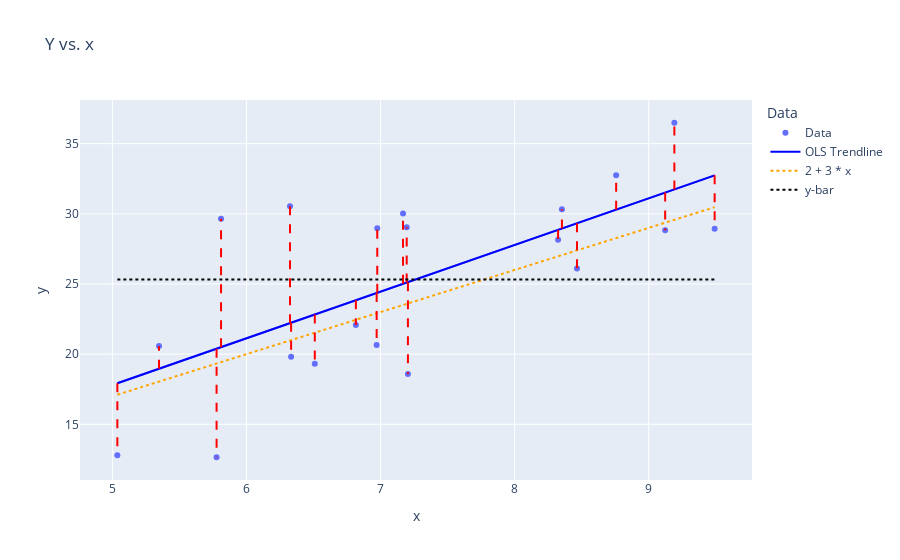

Here is the notebook cell this chart was saved with:
### Markdown cell above
Question 5

The aim of the ordinary least squares (OLS) regression is to find the line that best fits the observed data by minimizing the sum of squared residuals for the purpose of reducing squared errors. A residual is the difference between the Y from sampled data and the predicted Y from the model. Squaring the residuals ensures that they are positive and they won't cancel out in the process of obtaining the sum as well as prevent large errors in the regression line. This would often lead to the regression line to not exactly fit the majority of the datapoints.The red lines on the example model below shows the residuals or how far each point is from the OLS line.

Summary - Code Fix for Plotly Error:

You encountered an error related to mismatched column names in the DataFrame. I corrected the code by ensuring that the column names were consistent ('y' instead of 'Y') and provided a working version of the code. This fixed the issue, and now the plot includes observed data, the fitted model, residuals, and other relevant lines.

https://chatgpt.com/share/672d69d9-dce4-8004-bbb9-b56bca1b25b9

### Code cell
import scipy.stats as stats
import numpy as np
import pandas as pd
import statsmodels.formula.api as smf
import plotly.express as px

# Parameters for the theoretical model
n, x_min, x_range, beta0, beta1, sigma = 20, 5, 5, 2, 3, 5

# Generate data
x = stats.uniform(x_min, x_range).rvs(size=n)  # Uniformly distributed x values
errors = stats.norm(loc=0, scale=sigma).rvs(size=n)  # Normally distributed errors
Y = beta0 + beta1 * x + errors  # Linear model with noise

# Create DataFrame
df = pd.DataFrame({'x': x, 'y': Y})  # Make sure the column names are consistent

# Fit the model using statsmodels
model_data_specification = smf.ols("y ~ x", data=df)  # Use 'y' as column name here
fitted_model = model_data_specification.fit()  # Fit the model

# Add a column to the DataFrame for legend purposes
df['Data'] = 'Data'

# Plotting the data points and the fitted model
fig = px.scatter(df, x='x', y='y', color='Data', trendline='ols', title='Y vs. x')

# Add the fitted trendline manually
fig.add_scatter(x=df['x'], y=fitted_model.fittedvalues, 
                line=dict(color='blue'), name="OLS Trendline")

# Add the theoretical line (orange dotted line)
x_range_vals = np.array([df['x'].min(), df['x'].max()])
y_line = beta0 + beta1 * x_range_vals
fig.add_scatter(x=x_range_vals, y=y_line, mode='lines', 
                name=f'{beta0} + {beta1} * x', 
                line=dict(dash='dot', color='orange'))

# Add vertical lines for residuals
for i in range(len(df)):
    fig.add_scatter(x=[df['x'][i], df['x'][i]], 
                    y=[fitted_model.fittedvalues[i], df['y'][i]], 
                    mode='lines', 
                    line=dict(color='red', dash='dash'), 
                    showlegend=False)

# Add a horizontal line for the mean of y (y-bar)
fig.add_scatter(x=x_range_vals, y=[df['y'].mean()] * 2, mode='lines',
                line=dict(color='black', dash='dot'), name='y-bar')

# Show the plot
fig.show(render='png')

### Figure 1 — Plotly figure (JSON) as saved in the notebook; plotly's stock layout.template omitted (floating-point values rounded to 4 significant figures)
{"data": [{"hovertemplate": "Data=Data<br>x=%{x}<br>y=%{y}<extra></extra>", "legendgroup": "Data", "marker": {"color": "#636efa", "symbol": "circle"}, "mode": "markers", "name": "Data", "orientation": "v", "showlegend": true, "type": "scatter", "x": [6.51, 9.191, 7.195, 9.123, 6.975, 5.81, 5.348, 5.777, 8.465, 7.168, 8.324, 8.757, 6.816, 5.037, 6.971, 6.325, 8.353, 7.204, 6.333, 9.492], "xaxis": "x", "y": [19.31, 36.49, 29.04, 28.83, 28.97, 29.66, 20.57, 12.65, 26.11, 30.02, 28.15, 32.75, 22.08, 12.79, 20.66, 30.54, 30.32, 18.58, 19.82, 28.94], "yaxis": "y"}, {"hovertemplate": "<b>OLS trendline</b><br>y = 3.32618 * x + 1.17086<br>R<sup>2</sup>=0.456546<br><br>Data=Data<br>x=%{x}<br>y=%{y} <b>(trend)</b><extra></extra>", "legendgroup": "Data", "marker": {"color": "#636efa", "symbol": "circle"}, "mode": "lines", "name": "Data", "showlegend": false, "type": "scatter", "x": [5.037, 5.348, 5.777, 5.81, 6.325, 6.333, 6.51, 6.816, 6.971, 6.975, 7.168, 7.195, 7.204, 8.324, 8.353, 8.465, 8.757, 9.123, 9.191, 9.492], "xaxis": "x", "y": [17.93, 18.96, 20.39, 20.5, 22.21, 22.24, 22.82, 23.84, 24.36, 24.37, 25.01, 25.1, 25.13, 28.86, 28.95, 29.33, 30.3, 31.51, 31.74, 32.74], "yaxis": "y"}, {"line": {"color": "blue"}, "name": "OLS Trendline", "type": "scatter", "x": [6.51, 9.191, 7.195, 9.123, 6.975, 5.81, 5.348, 5.777, 8.465, 7.168, 8.324, 8.757, 6.816, 5.037, 6.971, 6.325, 8.353, 7.204, 6.333, 9.492], "y": [22.82, 31.74, 25.1, 31.51, 24.37, 20.5, 18.96, 20.39, 29.33, 25.01, 28.86, 30.3, 23.84, 17.93, 24.36, 22.21, 28.95, 25.13, 22.24, 32.74]}, {"line": {"color": "orange", "dash": "dot"}, "mode": "lines", "name": "2 + 3 * x", "type": "scatter", "x": [5.037, 9.492], "y": [17.11, 30.47]}, {"line": {"color": "red", "dash": "dash"}, "mode": "lines", "showlegend": false, "type": "scatter", "x": [6.51, 6.51], "y": [22.82, 19.31]}, {"line": {"color": "red", "dash": "dash"}, "mode": "lines", "showlegend": false, "type": "scatter", "x": [9.191, 9.191], "y": [31.74, 36.49]}, {"line": {"color": "red", "dash": "dash"}, "mode": "lines", "showlegend": false, "type": "scatter", "x": [7.195, 7.195], "y": [25.1, 29.04]}, {"line": {"color": "red", "dash": "dash"}, "mode": "lines", "showlegend": false, "type": "scatter", "x": [9.123, 9.123], "y": [31.51, 28.83]}, {"line": {"color": "red", "dash": "dash"}, "mode": "lines", "showlegend": false, "type": "scatter", "x": [6.975, 6.975], "y": [24.37, 28.97]}, {"line": {"color": "red", "dash": "dash"}, "mode": "lines", "showlegend": false, "type": "scatter", "x": [5.81, 5.81], "y": [20.5, 29.66]}, {"line": {"color": "red", "dash": "dash"}, "mode": "lines", "showlegend": false, "type": "scatter", "x": [5.348, 5.348], "y": [18.96, 20.57]}, {"line": {"color": "red", "dash": "dash"}, "mode": "lines", "showlegend": false, "type": "scatter", "x": [5.777, 5.777], "y": [20.39, 12.65]}, {"line": {"color": "red", "dash": "dash"}, "mode": "lines", "showlegend": false, "type": "scatter", "x": [8.465, 8.465], "y": [29.33, 26.11]}, {"line": {"color": "red", "dash": "dash"}, "mode": "lines", "showlegend": false, "type": "scatter", "x": [7.168, 7.168], "y": [25.01, 30.02]}, {"line": {"color": "red", "dash": "dash"}, "mode": "lines", "showlegend": false, "type": "scatter", "x": [8.324, 8.324], "y": [28.86, 28.15]}, {"line": {"color": "red", "dash": "dash"}, "mode": "lines", "showlegend": false, "type": "scatter", "x": [8.757, 8.757], "y": [30.3, 32.75]}, {"line": {"color": "red", "dash": "dash"}, "mode": "lines", "showlegend": false, "type": "scatter", "x": [6.816, 6.816], "y": [23.84, 22.08]}, {"line": {"color": "red", "dash": "dash"}, "mode": "lines", "showlegend": false, "type": "scatter", "x": [5.037, 5.037], "y": [17.93, 12.79]}, {"line": {"color": "red", "dash": "dash"}, "mode": "lines", "showlegend": false, "type": "scatter", "x": [6.971, 6.971], "y": [24.36, 20.66]}, {"line": {"color": "red", "dash": "dash"}, "mode": "lines", "showlegend": false, "type": "scatter", "x": [6.325, 6.325], "y": [22.21, 30.54]}, {"line": {"color": "red", "dash": "dash"}, "mode": "lines", "showlegend": false, "type": "scatter", "x": [8.353, 8.353], "y": [28.95, 30.32]}, {"line": {"color": "red", "dash": "dash"}, "mode": "lines", "showlegend": false, "type": "scatter", "x": [7.204, 7.204], "y": [25.13, 18.58]}, {"line": {"color": "red", "dash": "dash"}, "mode": "lines", "showlegend": false, "type": "scatter", "x": [6.333, 6.333], "y": [22.24, 19.82]}, {"line": {"color": "red", "dash": "dash"}, "mode": "lines", "showlegend": false, "type": "scatter", "x": [9.492, 9.492], "y": [32.74, 28.94]}, {"line": {"color": "black", "dash": "dot"}, "mode": "lines", "name": "y-bar", "type": "scatter", "x": [5.037, 9.492], "y": [25.31, 25.31]}], "layout": {"legend": {"title": {"text": "Data"}, "tracegroupgap": 0}, "title": {"text": "Y vs. x"}, "xaxis": {"anchor": "y", "domain": [0, 1], "title": {"text": "x"}}, "yaxis": {"anchor": "x", "domain": [0, 1], "title": {"text": "y"}}}}
